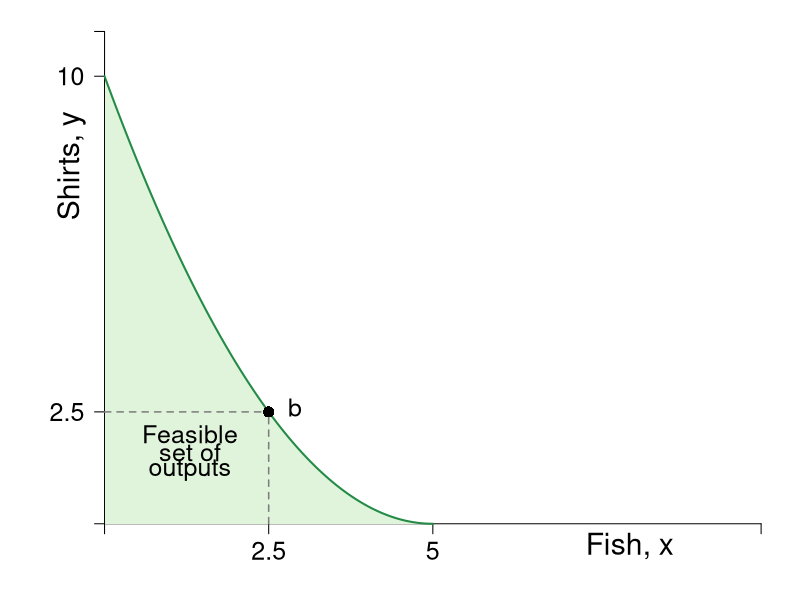

Recreate this plot in R.
#Graph Designer: Simon Halliday
#Authors: Bowles, Foley and Halliday
#Title: Coordination, Conflict and Competition: A Text in Microeconomics

require(shape)
pdf(file = "specprodexch/ppf_fish_shirts.pdf", width = 9, height = 9)

#Set parameters for graphics
pointsize <- 1.8
axislabelsize <- 1.8
labelsize <- 1.5
namesize <- 1.8
annotatesize <- 1.5
graphlinewidth <- 2
segmentlinewidth <- 1.5

COL <- c("#7fc97f", "#beaed4", "#fdc086", "#ffff99", "#386cb0", "#f0027f", "#bf5b17", "#666666")
COLA <- c("#e0f3db", "#99d8c9","#66c2a4","#41ae76", "#238b45", "#005824")
COLB <- c("#4eb3d3", "#2b8cbe", "#0868ac","#084081")
grays <- gray.colors(25, start = 1, end = 0)
CBCols <- c("#009E73","#0072B2","#E69F00")


#Edited the margins to cater for the larger LHS labels
par(mar =  c(0.5, 0.5, 0.5, 0.5))

#Change this to make it log of l 

# ppf <- function(l, k = 0.5) {
#   k * (1/l)
# }

ppf <- function(fish, k = 0.1, alpha = 2, maxfish = 5) {
  k * (fish - maxfish)^alpha
}

# fishProd <- function(l, k = 0.5){
#   (-k)*l
# }

# feasibleLabor <- function(l, time = 10){
#   - time - l
# }
# 
# manufactureProd <- function(l, k = 0.1, alpha = 2){
#   k * (-l)^alpha
#}

xlims <- c(-1, 10)
ylims <- c(-1, 11)

npts <- 501 
x <- seq(xlims[1], xlims[2], length.out = npts)
y <- seq(ylims[1], ylims[2], length.out = npts) 
a <- c(13, 15, 17)

plot(0, 0, xlim = xlims, ylim = ylims, type = "n",
     xlab = expression(paste("")),
     ylab = expression(paste("")), 
     xaxt = "n", 
     yaxt = "n", 
     cex.lab = axislabelsize, 
     bty = "n"
)

ticksy <- c(0, 2.5, 10, ylims[2])
ylabels <- c(NA, 2.5, 10, NA)
ticksx <- c(0, 2.5, 5, xlims[2])
xlabels <- c(NA, 2.5, 5, NA)

axis(1, at = ticksx, pos = 0, labels = xlabels, cex.axis = annotatesize)
axis(2, at = ticksy, pos = 0, labels = ylabels, las = 1, cex.axis = annotatesize)

npts <- 500 
xx1 <- seq(0, 5, length.out = npts)
xx2 <- seq(0, xlims[2], length.out = npts)
xx3 <- seq(xlims[1], 0, length.out = npts)
xx4 <- seq(-11, 0, length.out = npts)

#Draw the polygon for shading the feasible set
xpoly1 <- seq(from = 0, to = 5, length.out = 500)
ypoly1 <- ppf(xpoly1, k = 10/25, alpha = 2, maxfish = 5)
polygon(x = c(xpoly1, rev(xpoly1[1])), y = c(ypoly1, rev(ypoly1)[1]), col=COLA[1], density=NULL, border = NA)

# # shade 
# polygon(x = c(-10, 0, 0), 
#         y = c(0, 0, -10),
#         border = FALSE, col = adjustcolor(COL[3], alpha.f = 0.5))


#Draw the graphs
lines(xx1, ppf(xx1, k = 10/25, alpha = 2, maxfish = 5), col = COLA[5], lwd = graphlinewidth)
# lines(xx2, fishProd(xx2, k = 2), col = COLB[3], lwd = graphlinewidth)
# lines(xx3, feasibleLabor(xx3, time = 10), col = CBCols[3], lwd = graphlinewidth)
# lines(xx4, manufactureProd(xx4, k = 0.1, alpha = 2), col = COLB[4], lwd = graphlinewidth)

#mtext(expression(paste("Quantity of fish, ", x)), side=1, line = 2.5, cex = axislabelsize)
text(-0.5, 8, expression(paste("Shirts, ", y)), xpd = TRUE, cex = axislabelsize, srt = 90) 
text(8, -0.5, expression(paste("Fish, ", x)), xpd = TRUE, cex = axislabelsize)
#Label the points on the axes we want

#Label the two production functions
#Clothing
# text(-3.25, 6, expression(paste("Shirt production")), xpd = TRUE, cex = annotatesize)
# text(-3.15, 4.8, expression(paste(y == frac(1,10)(l^s)^2)), xpd = TRUE, cex = annotatesize)
# Arrows(-4.6, 4.8, -6.5, 4.8, col = "black", lty = 1, lwd = 2, arr.type = "triangle", arr.lwd = 0.5)

#Fishing
# text(6.8, -4.8, expression(paste("Fish production")), xpd = TRUE, cex = annotatesize)
# text(7, -6, expression(paste(x == frac(1,2)(l^f))), xpd = TRUE, cex = annotatesize)
# Arrows(5.8, -6, 3.5, -6, col = "black", lty = 1, lwd = 2, arr.type = "triangle", arr.lwd = 0.5)

#Draw segments for the 50/50 split of time
segments(0, 2.5, 2.5, 2.5, lty = 2, col = grays[20], lwd = segmentlinewidth)
segments(2.5, 0, 2.5, 2.5, lty = 2, col = grays[20], lwd = segmentlinewidth)

#Annotate Max time on clothes
# segments(-10, 0, -10, 10, lty = 2, col = grays[20], lwd = segmentlinewidth)
# segments(-10, 10, 0, 10, lty = 2, col = grays[20], lwd = segmentlinewidth)
# text(-6.5, 9.5, expression(paste("10 hrs of labor")), cex = annotatesize)
# text(-6.5, 8.7, expression(paste("for shirts produces")),  cex = annotatesize)
# text(-6.5, 8.1, expression(paste("10 shirts")),  cex = annotatesize)
# points(-10, 10, pch = 16, col = "black", cex = 1.5)
# text(-9.7, 10.5, expression(paste("a")),  cex = annotatesize)
# 
# points(-5, 2.5, pch = 16, col = "black", cex = 1.5)
# text(-5, 3, expression(paste("e")), cex = annotatesize)

#Annotate Max time on fishing
# segments(0, -10, 5, -10, lty = 2, col = grays[20], lwd = segmentlinewidth)
# segments(5, -10, 5, 0, lty = 2, col = grays[20], lwd = segmentlinewidth)
# text(7.8, -8.4, expression(paste("10 hrs of labor")), cex = annotatesize)
# text(7.8, -9.2, expression(paste("for fishing produces")),cex = annotatesize)
# text(7.8, -9.9, expression(paste("5 kgs of fish")), cex = annotatesize)
# points(5, -10, pch = 16, col = "black", cex = 1.5)
# text(4.6, -10.5, expression(paste("c")), cex = annotatesize)
# 


#Annotate point on ppf 
points(2.5, 2.5, pch = 16, col = "black", cex = 1.5)
#text(5.6, 3.35, expression(paste("12.5 Shirts and")),cex = annotatesize)
#text(5.6, 2.75, expression(paste("2.5 Kilograms of Fish")), cex = annotatesize)
text(2.9, 2.6, expression(paste("b")), cex = annotatesize)

#Annotate point on labor feasibility frontier
# points(-5, -5, pch = 16, col = "black", cex = 1.5)
# text(-6.75, -5, expression(paste(list(l^S ==5, l^F == 5) )),cex = annotatesize)
# text(-4.5, -4.5, expression(paste("d")),cex = annotatesize)


# Arrows(-3, -8.5, -3, -7.5, col = "black", lty = 1, lwd = 2, arr.type = "triangle", arr.lwd = 0.5)
# text(-3, -9, expression("Constraint"),cex = labelsize)
text(-3, -9.6, expression("on total"),cex = labelsize, xpd = TRUE)
# text(-3, -10.2, expression("labor hours"),cex = labelsize, xpd = TRUE)
# text(-3, -11, expression(paste(l^S + l^F <= 10)),cex = annotatesize)
#Arrows(-6, -7, -3.5, -7, col = "black", lty = 1, lwd = 2, arr.type = "triangle", arr.lwd = 0.5)

#Label the feasible frontier
text(1.3, 2, expression("Feasible"), cex = annotatesize)
text(1.3, 1.6, expression("set of"), cex = annotatesize)
text(1.3, 1.2, expression("outputs"), cex = annotatesize)

# Label constaint 
#Label the feasible frontier
# text(-2.65, -2.2, expression("Feasible"),cex = labelsize)
# text(-2.65, -2.8, expression("set of"),cex = labelsize)
# text(-2.65, -3.4, expression("labor hours"),cex = labelsize)


dev.off()
